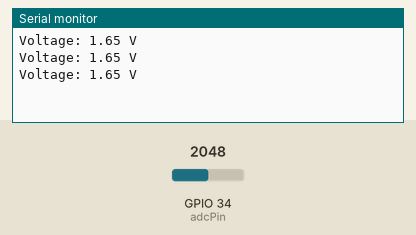
This sketch was run on a simulated ESP32. On the bench: the last lines printed to the serial monitor. Inputs (shaded band) come from the test bench; at power-on: GPIO 34 (adcPin) = 2048.

Above: at 1.3 s.
1.4 s: GPIO 34 (adcPin) set to 2866
At 1.9 s:
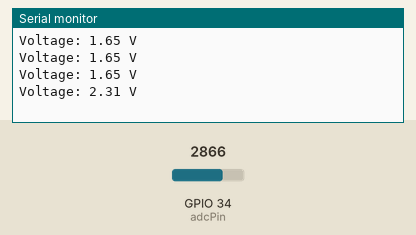
2.9 s: GPIO 34 (adcPin) set to 3603
At 3.4 s:
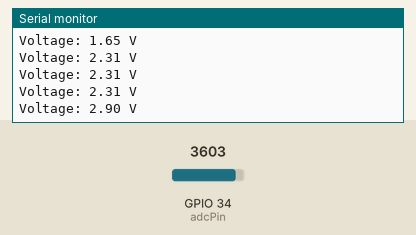
Timing chart, 0 to 5.9 s (numbered marks = the images above; inputs shaded):
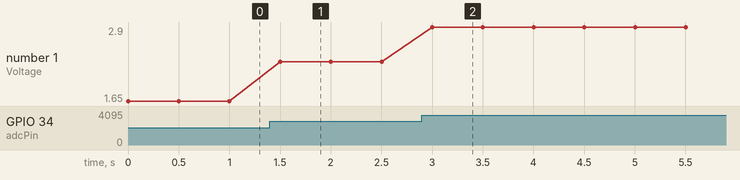

The sketch:

L_tika1.ino
```cpp
const int adcPin = 34; // 測定に使用するGPIOピン (例: GPIO34)

void setup() {
  Serial.begin(115200);
}

void loop() {
  // キャリブレーション済みのミリボルト値を取得 (例: 1000 = 1.0V)
  uint32_t voltage_mV = analogReadMilliVolts(adcPin);

  float voltage_V = voltage_mV / 1000.0;

  Serial.print("Voltage: ");
  Serial.print(voltage_V);
  Serial.println(" V");

  delay(500);
}
```

Measured:
- after the input at 1.4 s, the serial monitor: prints a new line after 0.10 s (image 1)
- after the input at 2.9 s, the serial monitor: prints a new line after 0.10 s (image 2)
- plotted number 1: 1.65 → 2.31 after the input at 1.4 s, 2.31 → 2.9 after the input at 2.9 s
